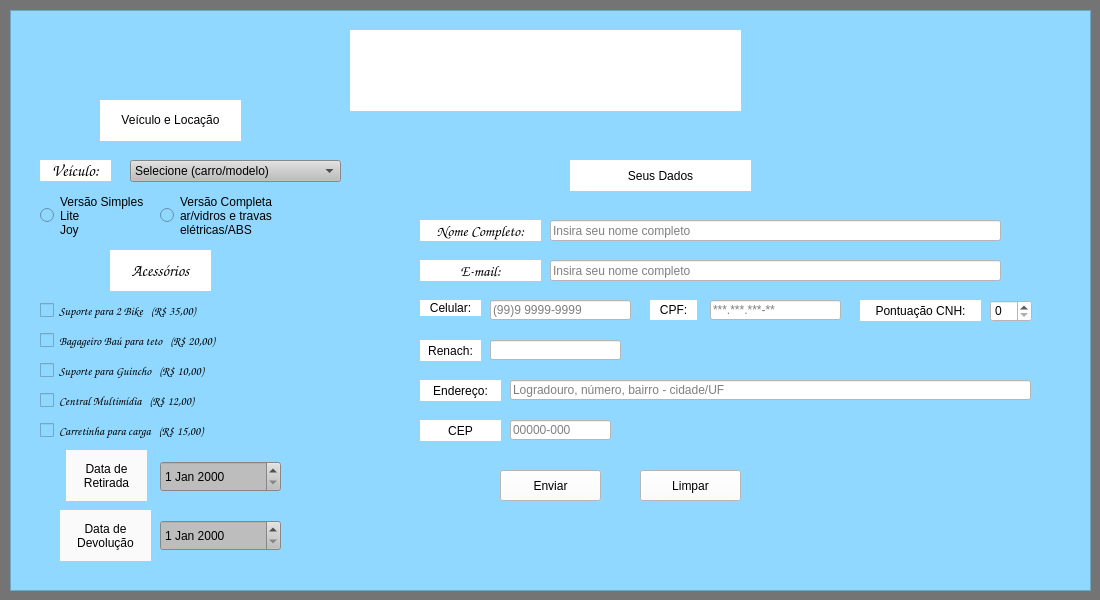
<?xml version="1.0" encoding="UTF-8"?>
<ui version="4.0">
 <class>MainWindow</class>
 <widget class="QMainWindow" name="MainWindow">
  <property name="geometry">
   <rect>
    <x>0</x>
    <y>0</y>
    <width>1100</width>
    <height>600</height>
   </rect>
  </property>
  <property name="minimumSize">
   <size>
    <width>1100</width>
    <height>600</height>
   </size>
  </property>
  <property name="maximumSize">
   <size>
    <width>1100</width>
    <height>600</height>
   </size>
  </property>
  <property name="windowTitle">
   <string>MainWindow</string>
  </property>
  <property name="styleSheet">
   <string notr="true">background-color: rgb(116, 116, 116);</string>
  </property>
  <widget class="QWidget" name="centralwidget">
   <widget class="QFrame" name="frame">
    <property name="geometry">
     <rect>
      <x>10</x>
      <y>10</y>
      <width>1081</width>
      <height>581</height>
     </rect>
    </property>
    <property name="styleSheet">
     <string notr="true">background-color: rgb(144, 216, 255);</string>
    </property>
    <property name="frameShape">
     <enum>QFrame::StyledPanel</enum>
    </property>
    <property name="frameShadow">
     <enum>QFrame::Raised</enum>
    </property>
    <widget class="QLabel" name="FotoFundoCarros">
     <property name="geometry">
      <rect>
       <x>10</x>
       <y>10</y>
       <width>1061</width>
       <height>561</height>
      </rect>
     </property>
     <property name="text">
      <string/>
     </property>
     <property name="pixmap">
      <pixmap>Ícones do Proj/fotor carro.jpg</pixmap>
     </property>
     <property name="scaledContents">
      <bool>true</bool>
     </property>
     <property name="alignment">
      <set>Qt::AlignCenter</set>
     </property>
    </widget>
    <widget class="QWidget" name="widget_Logo" native="true">
     <property name="geometry">
      <rect>
       <x>340</x>
       <y>20</y>
       <width>391</width>
       <height>81</height>
      </rect>
     </property>
     <property name="sizePolicy">
      <sizepolicy hsizetype="Fixed" vsizetype="Fixed">
       <horstretch>0</horstretch>
       <verstretch>0</verstretch>
      </sizepolicy>
     </property>
     <property name="minimumSize">
      <size>
       <width>391</width>
       <height>81</height>
      </size>
     </property>
     <property name="maximumSize">
      <size>
       <width>391</width>
       <height>81</height>
      </size>
     </property>
     <property name="mouseTracking">
      <bool>true</bool>
     </property>
     <property name="layoutDirection">
      <enum>Qt::LeftToRight</enum>
     </property>
     <property name="autoFillBackground">
      <bool>false</bool>
     </property>
     <property name="styleSheet">
      <string notr="true">background-color: rgb(255, 255, 255);</string>
     </property>
     <widget class="QLabel" name="label_logoTOPO">
      <property name="enabled">
       <bool>true</bool>
      </property>
      <property name="geometry">
       <rect>
        <x>0</x>
        <y>10</y>
        <width>381</width>
        <height>71</height>
       </rect>
      </property>
      <property name="sizePolicy">
       <sizepolicy hsizetype="Fixed" vsizetype="Fixed">
        <horstretch>0</horstretch>
        <verstretch>0</verstretch>
       </sizepolicy>
      </property>
      <property name="minimumSize">
       <size>
        <width>381</width>
        <height>71</height>
       </size>
      </property>
      <property name="maximumSize">
       <size>
        <width>381</width>
        <height>71</height>
       </size>
      </property>
      <property name="mouseTracking">
       <bool>true</bool>
      </property>
      <property name="styleSheet">
       <string notr="true">background-color: rgb(255, 255, 255);</string>
      </property>
      <property name="text">
       <string/>
      </property>
      <property name="pixmap">
       <pixmap>Ícones do Proj/LOGO VW Locadora - Carros .png</pixmap>
      </property>
      <property name="scaledContents">
       <bool>true</bool>
      </property>
      <property name="alignment">
       <set>Qt::AlignCenter</set>
      </property>
     </widget>
    </widget>
    <widget class="QLabel" name="tituloveiculo">
     <property name="geometry">
      <rect>
       <x>90</x>
       <y>90</y>
       <width>141</width>
       <height>41</height>
      </rect>
     </property>
     <property name="styleSheet">
      <string notr="true">background-color: rgb(255, 255, 255);
font: 12pt &quot;Comic Sans MS&quot;;
color: rgb(0, 0, 0);</string>
     </property>
     <property name="text">
      <string>&lt;html&gt;&lt;head/&gt;&lt;body&gt;&lt;p align=&quot;center&quot;&gt;Veículo e Locação&lt;/p&gt;&lt;/body&gt;&lt;/html&gt;</string>
     </property>
     <property name="alignment">
      <set>Qt::AlignCenter</set>
     </property>
    </widget>
    <widget class="QLabel" name="subtituloveiculo">
     <property name="geometry">
      <rect>
       <x>30</x>
       <y>150</y>
       <width>71</width>
       <height>21</height>
      </rect>
     </property>
     <property name="font">
      <font>
       <family>Comic Sans MS</family>
       <pointsize>12</pointsize>
       <weight>50</weight>
       <italic>false</italic>
       <bold>false</bold>
      </font>
     </property>
     <property name="styleSheet">
      <string notr="true">background-color: rgb(255, 255, 255);
font: 12pt &quot;Comic Sans MS&quot;;
color: rgb(0, 0, 0);</string>
     </property>
     <property name="text">
      <string>&lt;html&gt;&lt;head/&gt;&lt;body&gt;&lt;p align=&quot;center&quot;&gt;Veículo:&lt;/p&gt;&lt;/body&gt;&lt;/html&gt;</string>
     </property>
     <property name="alignment">
      <set>Qt::AlignCenter</set>
     </property>
    </widget>
    <widget class="QComboBox" name="ListaCarros">
     <property name="geometry">
      <rect>
       <x>120</x>
       <y>150</y>
       <width>211</width>
       <height>22</height>
      </rect>
     </property>
     <property name="styleSheet">
      <string notr="true">font: 12pt &quot;Comic Sans MS&quot;;
background-color: rgb(189, 189, 189);</string>
     </property>
     <item>
      <property name="text">
       <string>Selecione (carro/modelo)</string>
      </property>
     </item>
     <item>
      <property name="text">
       <string>Reanult Kwid Life</string>
      </property>
     </item>
     <item>
      <property name="text">
       <string>Chevrolet Onix</string>
      </property>
     </item>
     <item>
      <property name="text">
       <string>Volkswagen Gol Trend</string>
      </property>
     </item>
     <item>
      <property name="text">
       <string>Toyota Etios</string>
      </property>
     </item>
     <item>
      <property name="text">
       <string>Nissan March</string>
      </property>
     </item>
    </widget>
    <widget class="QRadioButton" name="BotaoVersaoSimples">
     <property name="geometry">
      <rect>
       <x>30</x>
       <y>180</y>
       <width>111</width>
       <height>51</height>
      </rect>
     </property>
     <property name="layoutDirection">
      <enum>Qt::LeftToRight</enum>
     </property>
     <property name="styleSheet">
      <string notr="true">font: 10pt &quot;Comic Sans MS&quot;;</string>
     </property>
     <property name="text">
      <string>Versão Simples
Lite
Joy</string>
     </property>
    </widget>
    <widget class="QRadioButton" name="BotaoVersaoCompleto">
     <property name="geometry">
      <rect>
       <x>150</x>
       <y>180</y>
       <width>131</width>
       <height>51</height>
      </rect>
     </property>
     <property name="styleSheet">
      <string notr="true">font: 10pt &quot;Comic Sans MS&quot;;</string>
     </property>
     <property name="text">
      <string>Versão Completa
ar/vidros e travas
elétricas/ABS</string>
     </property>
    </widget>
    <widget class="QLabel" name="subtituloacessorios">
     <property name="geometry">
      <rect>
       <x>100</x>
       <y>240</y>
       <width>101</width>
       <height>41</height>
      </rect>
     </property>
     <property name="font">
      <font>
       <family>Comic Sans MS</family>
       <pointsize>12</pointsize>
      </font>
     </property>
     <property name="styleSheet">
      <string notr="true">background-color: rgb(255, 255, 255);</string>
     </property>
     <property name="text">
      <string>Acessórios</string>
     </property>
     <property name="alignment">
      <set>Qt::AlignCenter</set>
     </property>
    </widget>
    <widget class="QCheckBox" name="checkBox_suporte2bike">
     <property name="geometry">
      <rect>
       <x>30</x>
       <y>290</y>
       <width>201</width>
       <height>21</height>
      </rect>
     </property>
     <property name="font">
      <font>
       <family>Comic Sans MS</family>
       <pointsize>9</pointsize>
      </font>
     </property>
     <property name="text">
      <string>Suporte para 2 Bike   (R$ 35,00)</string>
     </property>
    </widget>
    <widget class="QCheckBox" name="checkBox_Bagageiro">
     <property name="geometry">
      <rect>
       <x>30</x>
       <y>320</y>
       <width>231</width>
       <height>21</height>
      </rect>
     </property>
     <property name="font">
      <font>
       <family>Comic Sans MS</family>
       <pointsize>9</pointsize>
      </font>
     </property>
     <property name="text">
      <string>Bagageiro Baú para teto   (R$ 20,00)</string>
     </property>
    </widget>
    <widget class="QCheckBox" name="checkBox_SuporteGuincho">
     <property name="geometry">
      <rect>
       <x>30</x>
       <y>350</y>
       <width>211</width>
       <height>21</height>
      </rect>
     </property>
     <property name="font">
      <font>
       <family>Comic Sans MS</family>
       <pointsize>9</pointsize>
      </font>
     </property>
     <property name="text">
      <string>Suporte para Guincho   (R$ 10,00)</string>
     </property>
    </widget>
    <widget class="QCheckBox" name="checkBox_Multimidia">
     <property name="geometry">
      <rect>
       <x>30</x>
       <y>380</y>
       <width>191</width>
       <height>21</height>
      </rect>
     </property>
     <property name="font">
      <font>
       <family>Comic Sans MS</family>
       <pointsize>9</pointsize>
      </font>
     </property>
     <property name="text">
      <string>Central Multimídia   (R$ 12,00)</string>
     </property>
    </widget>
    <widget class="QCheckBox" name="checkBox_Carretinha">
     <property name="geometry">
      <rect>
       <x>30</x>
       <y>410</y>
       <width>211</width>
       <height>21</height>
      </rect>
     </property>
     <property name="font">
      <font>
       <family>Comic Sans MS</family>
       <pointsize>9</pointsize>
      </font>
     </property>
     <property name="styleSheet">
      <string notr="true">background-color: rgb(144, 216, 255);</string>
     </property>
     <property name="text">
      <string>Carretinha para carga   (R$ 15,00)</string>
     </property>
    </widget>
    <widget class="QDateEdit" name="dateEdit_DataRetirada">
     <property name="geometry">
      <rect>
       <x>150</x>
       <y>451</y>
       <width>121</width>
       <height>31</height>
      </rect>
     </property>
     <property name="styleSheet">
      <string notr="true">font: 11pt &quot;Comic Sans MS&quot;;
background-color: rgb(189, 189, 189);</string>
     </property>
    </widget>
    <widget class="QLabel" name="label_DatadeRetirada">
     <property name="geometry">
      <rect>
       <x>56</x>
       <y>440</y>
       <width>81</width>
       <height>51</height>
      </rect>
     </property>
     <property name="styleSheet">
      <string notr="true">font: 12pt &quot;Comic Sans MS&quot;;
background-color: rgb(250, 250, 250);</string>
     </property>
     <property name="text">
      <string>Data de
Retirada</string>
     </property>
     <property name="alignment">
      <set>Qt::AlignCenter</set>
     </property>
    </widget>
    <widget class="QLabel" name="label_DatadeDevolucao">
     <property name="geometry">
      <rect>
       <x>50</x>
       <y>500</y>
       <width>91</width>
       <height>51</height>
      </rect>
     </property>
     <property name="styleSheet">
      <string notr="true">font: 12pt &quot;Comic Sans MS&quot;;
background-color: rgb(250, 250, 250);</string>
     </property>
     <property name="text">
      <string>Data de
Devolução</string>
     </property>
     <property name="alignment">
      <set>Qt::AlignCenter</set>
     </property>
    </widget>
    <widget class="QDateEdit" name="dateEdit_DataDevolucao">
     <property name="geometry">
      <rect>
       <x>150</x>
       <y>510</y>
       <width>121</width>
       <height>31</height>
      </rect>
     </property>
     <property name="styleSheet">
      <string notr="true">font: 11pt &quot;Comic Sans MS&quot;;
background-color: rgb(189, 189, 189);</string>
     </property>
    </widget>
    <widget class="QLabel" name="tituloSeusDados">
     <property name="geometry">
      <rect>
       <x>560</x>
       <y>150</y>
       <width>181</width>
       <height>31</height>
      </rect>
     </property>
     <property name="styleSheet">
      <string notr="true">background-color: rgb(255, 255, 255);
font: 12pt &quot;Comic Sans MS&quot;;
color: rgb(0, 0, 0);</string>
     </property>
     <property name="text">
      <string>Seus Dados</string>
     </property>
     <property name="alignment">
      <set>Qt::AlignCenter</set>
     </property>
    </widget>
    <widget class="QLineEdit" name="lineEdit_NomeCompleto">
     <property name="geometry">
      <rect>
       <x>540</x>
       <y>210</y>
       <width>451</width>
       <height>21</height>
      </rect>
     </property>
     <property name="styleSheet">
      <string notr="true">background-color: rgb(255, 255, 255);
font: 12pt &quot;Comic Sans MS&quot;;
color: rgb(0, 0, 0);</string>
     </property>
     <property name="placeholderText">
      <string>Insira seu nome completo</string>
     </property>
    </widget>
    <widget class="QLabel" name="subtitulo_NomeCompleto">
     <property name="geometry">
      <rect>
       <x>410</x>
       <y>210</y>
       <width>121</width>
       <height>21</height>
      </rect>
     </property>
     <property name="font">
      <font>
       <family>Comic Sans MS</family>
       <pointsize>11</pointsize>
       <weight>50</weight>
       <italic>false</italic>
       <bold>false</bold>
      </font>
     </property>
     <property name="styleSheet">
      <string notr="true">background-color: rgb(255, 255, 255);
font: 11pt &quot;Comic Sans MS&quot;;
color: rgb(0, 0, 0);</string>
     </property>
     <property name="text">
      <string>Nome Completo:</string>
     </property>
     <property name="alignment">
      <set>Qt::AlignCenter</set>
     </property>
    </widget>
    <widget class="QLabel" name="subtitulo_Celular">
     <property name="geometry">
      <rect>
       <x>410</x>
       <y>290</y>
       <width>61</width>
       <height>16</height>
      </rect>
     </property>
     <property name="styleSheet">
      <string notr="true">background-color: rgb(255, 255, 255);
font: 11pt &quot;Comic Sans MS&quot;;
color: rgb(0, 0, 0);</string>
     </property>
     <property name="text">
      <string>Celular:</string>
     </property>
     <property name="alignment">
      <set>Qt::AlignCenter</set>
     </property>
    </widget>
    <widget class="QLabel" name="subtitulo_CPF">
     <property name="geometry">
      <rect>
       <x>640</x>
       <y>290</y>
       <width>47</width>
       <height>20</height>
      </rect>
     </property>
     <property name="styleSheet">
      <string notr="true">background-color: rgb(255, 255, 255);
font: 11pt &quot;Comic Sans MS&quot;;
color: rgb(0, 0, 0);</string>
     </property>
     <property name="text">
      <string>CPF:</string>
     </property>
     <property name="alignment">
      <set>Qt::AlignCenter</set>
     </property>
    </widget>
    <widget class="QLabel" name="subtitulo_Renach">
     <property name="geometry">
      <rect>
       <x>410</x>
       <y>330</y>
       <width>61</width>
       <height>21</height>
      </rect>
     </property>
     <property name="styleSheet">
      <string notr="true">background-color: rgb(255, 255, 255);
font: 11pt &quot;Comic Sans MS&quot;;
color: rgb(0, 0, 0);</string>
     </property>
     <property name="text">
      <string>Renach:</string>
     </property>
     <property name="alignment">
      <set>Qt::AlignCenter</set>
     </property>
    </widget>
    <widget class="QLabel" name="subtitulo_Pontuacao">
     <property name="geometry">
      <rect>
       <x>850</x>
       <y>290</y>
       <width>121</width>
       <height>21</height>
      </rect>
     </property>
     <property name="styleSheet">
      <string notr="true">background-color: rgb(255, 255, 255);
font: 11pt &quot;Comic Sans MS&quot;;
color: rgb(0, 0, 0);</string>
     </property>
     <property name="text">
      <string>Pontuação CNH:</string>
     </property>
     <property name="alignment">
      <set>Qt::AlignCenter</set>
     </property>
    </widget>
    <widget class="QLabel" name="subtitulo_Endereco">
     <property name="geometry">
      <rect>
       <x>410</x>
       <y>370</y>
       <width>81</width>
       <height>21</height>
      </rect>
     </property>
     <property name="styleSheet">
      <string notr="true">background-color: rgb(255, 255, 255);
font: 11pt &quot;Comic Sans MS&quot;;
color: rgb(0, 0, 0);</string>
     </property>
     <property name="text">
      <string>Endereço:</string>
     </property>
     <property name="alignment">
      <set>Qt::AlignCenter</set>
     </property>
    </widget>
    <widget class="QLineEdit" name="lineEdit_Celular">
     <property name="geometry">
      <rect>
       <x>480</x>
       <y>290</y>
       <width>141</width>
       <height>20</height>
      </rect>
     </property>
     <property name="styleSheet">
      <string notr="true">background-color: rgb(255, 255, 255);
font: 12pt &quot;Comic Sans MS&quot;;
color: rgb(0, 0, 0);</string>
     </property>
     <property name="placeholderText">
      <string>(99)9 9999-9999</string>
     </property>
    </widget>
    <widget class="QLineEdit" name="lineEdit_CPF">
     <property name="geometry">
      <rect>
       <x>700</x>
       <y>290</y>
       <width>131</width>
       <height>20</height>
      </rect>
     </property>
     <property name="styleSheet">
      <string notr="true">background-color: rgb(255, 255, 255);
font: 12pt &quot;Comic Sans MS&quot;;
color: rgb(0, 0, 0);</string>
     </property>
     <property name="placeholderText">
      <string>***.***.***-**</string>
     </property>
    </widget>
    <widget class="QLineEdit" name="lineEdit_Renach">
     <property name="geometry">
      <rect>
       <x>480</x>
       <y>330</y>
       <width>131</width>
       <height>20</height>
      </rect>
     </property>
     <property name="styleSheet">
      <string notr="true">background-color: rgb(255, 255, 255);
font: 12pt &quot;Comic Sans MS&quot;;
color: rgb(0, 0, 0);</string>
     </property>
    </widget>
    <widget class="QLineEdit" name="lineEdit_Endereco">
     <property name="geometry">
      <rect>
       <x>500</x>
       <y>370</y>
       <width>521</width>
       <height>20</height>
      </rect>
     </property>
     <property name="styleSheet">
      <string notr="true">background-color: rgb(255, 255, 255);
font: 12pt &quot;Comic Sans MS&quot;;
color: rgb(0, 0, 0);</string>
     </property>
     <property name="placeholderText">
      <string>Logradouro, número, bairro - cidade/UF</string>
     </property>
    </widget>
    <widget class="QSpinBox" name="selec_Pontuacao">
     <property name="geometry">
      <rect>
       <x>980</x>
       <y>290</y>
       <width>42</width>
       <height>22</height>
      </rect>
     </property>
     <property name="styleSheet">
      <string notr="true">background-color: rgb(255, 255, 255);
font: 11pt &quot;Comic Sans MS&quot;;
color: rgb(0, 0, 0);</string>
     </property>
     <property name="maximum">
      <number>20</number>
     </property>
     <property name="singleStep">
      <number>1</number>
     </property>
    </widget>
    <widget class="QPushButton" name="pushButton_EnviarDados">
     <property name="geometry">
      <rect>
       <x>490</x>
       <y>460</y>
       <width>101</width>
       <height>31</height>
      </rect>
     </property>
     <property name="styleSheet">
      <string notr="true">background-color: rgb(255, 255, 255);
font: 12pt &quot;Comic Sans MS&quot;;
color: rgb(0, 0, 0);</string>
     </property>
     <property name="text">
      <string>Enviar</string>
     </property>
    </widget>
    <widget class="QPushButton" name="pushButton_LimparDados">
     <property name="geometry">
      <rect>
       <x>630</x>
       <y>460</y>
       <width>101</width>
       <height>31</height>
      </rect>
     </property>
     <property name="styleSheet">
      <string notr="true">background-color: rgb(255, 255, 255);
font: 12pt &quot;Comic Sans MS&quot;;
color: rgb(0, 0, 0);</string>
     </property>
     <property name="text">
      <string>Limpar</string>
     </property>
    </widget>
    <widget class="QLabel" name="subtitulo_CEP">
     <property name="geometry">
      <rect>
       <x>410</x>
       <y>410</y>
       <width>81</width>
       <height>21</height>
      </rect>
     </property>
     <property name="styleSheet">
      <string notr="true">background-color: rgb(255, 255, 255);
font: 11pt &quot;Comic Sans MS&quot;;
color: rgb(0, 0, 0);</string>
     </property>
     <property name="text">
      <string>CEP</string>
     </property>
     <property name="alignment">
      <set>Qt::AlignCenter</set>
     </property>
    </widget>
    <widget class="QLineEdit" name="lineEdit_CEP">
     <property name="geometry">
      <rect>
       <x>500</x>
       <y>410</y>
       <width>101</width>
       <height>20</height>
      </rect>
     </property>
     <property name="styleSheet">
      <string notr="true">background-color: rgb(255, 255, 255);
font: 12pt &quot;Comic Sans MS&quot;;
color: rgb(0, 0, 0);</string>
     </property>
     <property name="placeholderText">
      <string>00000-000</string>
     </property>
     <property name="cursorMoveStyle">
      <enum>Qt::LogicalMoveStyle</enum>
     </property>
    </widget>
    <widget class="QLabel" name="subtitulo_email">
     <property name="geometry">
      <rect>
       <x>410</x>
       <y>250</y>
       <width>121</width>
       <height>21</height>
      </rect>
     </property>
     <property name="font">
      <font>
       <family>Comic Sans MS</family>
       <pointsize>11</pointsize>
       <weight>50</weight>
       <italic>false</italic>
       <bold>false</bold>
      </font>
     </property>
     <property name="styleSheet">
      <string notr="true">background-color: rgb(255, 255, 255);
font: 11pt &quot;Comic Sans MS&quot;;
color: rgb(0, 0, 0);</string>
     </property>
     <property name="text">
      <string>E-mail:</string>
     </property>
     <property name="alignment">
      <set>Qt::AlignCenter</set>
     </property>
    </widget>
    <widget class="QLineEdit" name="lineEdit_email">
     <property name="geometry">
      <rect>
       <x>540</x>
       <y>250</y>
       <width>451</width>
       <height>21</height>
      </rect>
     </property>
     <property name="styleSheet">
      <string notr="true">background-color: rgb(255, 255, 255);
font: 12pt &quot;Comic Sans MS&quot;;
color: rgb(0, 0, 0);</string>
     </property>
     <property name="placeholderText">
      <string>Insira seu nome completo</string>
     </property>
    </widget>
   </widget>
  </widget>
 </widget>
 <resources>
  <include location="imgprojeto.qrc"/>
 </resources>
 <connections/>
</ui>
